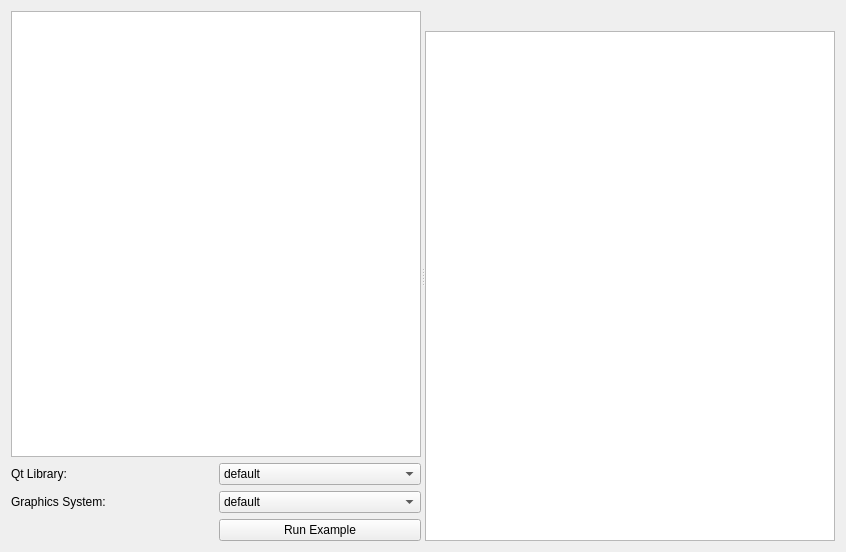
<?xml version="1.0" encoding="UTF-8"?>
<ui version="4.0">
 <class>Form</class>
 <widget class="QWidget" name="Form">
  <property name="geometry">
   <rect>
    <x>0</x>
    <y>0</y>
    <width>846</width>
    <height>552</height>
   </rect>
  </property>
  <property name="windowTitle">
   <string>Form</string>
  </property>
  <layout class="QGridLayout" name="gridLayout_2">
   <item row="0" column="0">
    <widget class="QSplitter" name="splitter">
     <property name="orientation">
      <enum>Qt::Horizontal</enum>
     </property>
     <widget class="QWidget" name="">
      <layout class="QGridLayout" name="gridLayout">
       <item row="0" column="0" colspan="2">
        <widget class="QTreeWidget" name="exampleTree">
         <attribute name="headerVisible">
          <bool>false</bool>
         </attribute>
         <column>
          <property name="text">
           <string notr="true">1</string>
          </property>
         </column>
        </widget>
       </item>
       <item row="2" column="1">
        <widget class="QComboBox" name="graphicsSystemCombo">
         <item>
          <property name="text">
           <string>default</string>
          </property>
         </item>
         <item>
          <property name="text">
           <string>native</string>
          </property>
         </item>
         <item>
          <property name="text">
           <string>raster</string>
          </property>
         </item>
         <item>
          <property name="text">
           <string>opengl</string>
          </property>
         </item>
        </widget>
       </item>
       <item row="1" column="1">
        <widget class="QComboBox" name="qtLibCombo">
         <item>
          <property name="text">
           <string>default</string>
          </property>
         </item>
         <item>
          <property name="text">
           <string>PyQt4</string>
          </property>
         </item>
         <item>
          <property name="text">
           <string>PySide</string>
          </property>
         </item>
         <item>
          <property name="text">
           <string>PyQt5</string>
          </property>
         </item>
        </widget>
       </item>
       <item row="2" column="0">
        <widget class="QLabel" name="label_2">
         <property name="text">
          <string>Graphics System:</string>
         </property>
        </widget>
       </item>
       <item row="1" column="0">
        <widget class="QLabel" name="label">
         <property name="text">
          <string>Qt Library:</string>
         </property>
        </widget>
       </item>
       <item row="3" column="1">
        <widget class="QPushButton" name="loadBtn">
         <property name="text">
          <string>Run Example</string>
         </property>
        </widget>
       </item>
      </layout>
     </widget>
     <widget class="QWidget" name="">
      <layout class="QVBoxLayout" name="verticalLayout">
       <item>
        <widget class="QLabel" name="loadedFileLabel">
         <property name="font">
          <font>
           <weight>75</weight>
           <bold>true</bold>
          </font>
         </property>
         <property name="text">
          <string/>
         </property>
         <property name="alignment">
          <set>Qt::AlignCenter</set>
         </property>
        </widget>
       </item>
       <item>
        <widget class="QPlainTextEdit" name="codeView">
         <property name="font">
          <font>
           <family>FreeMono</family>
          </font>
         </property>
        </widget>
       </item>
      </layout>
     </widget>
    </widget>
   </item>
  </layout>
 </widget>
 <resources/>
 <connections/>
</ui>
